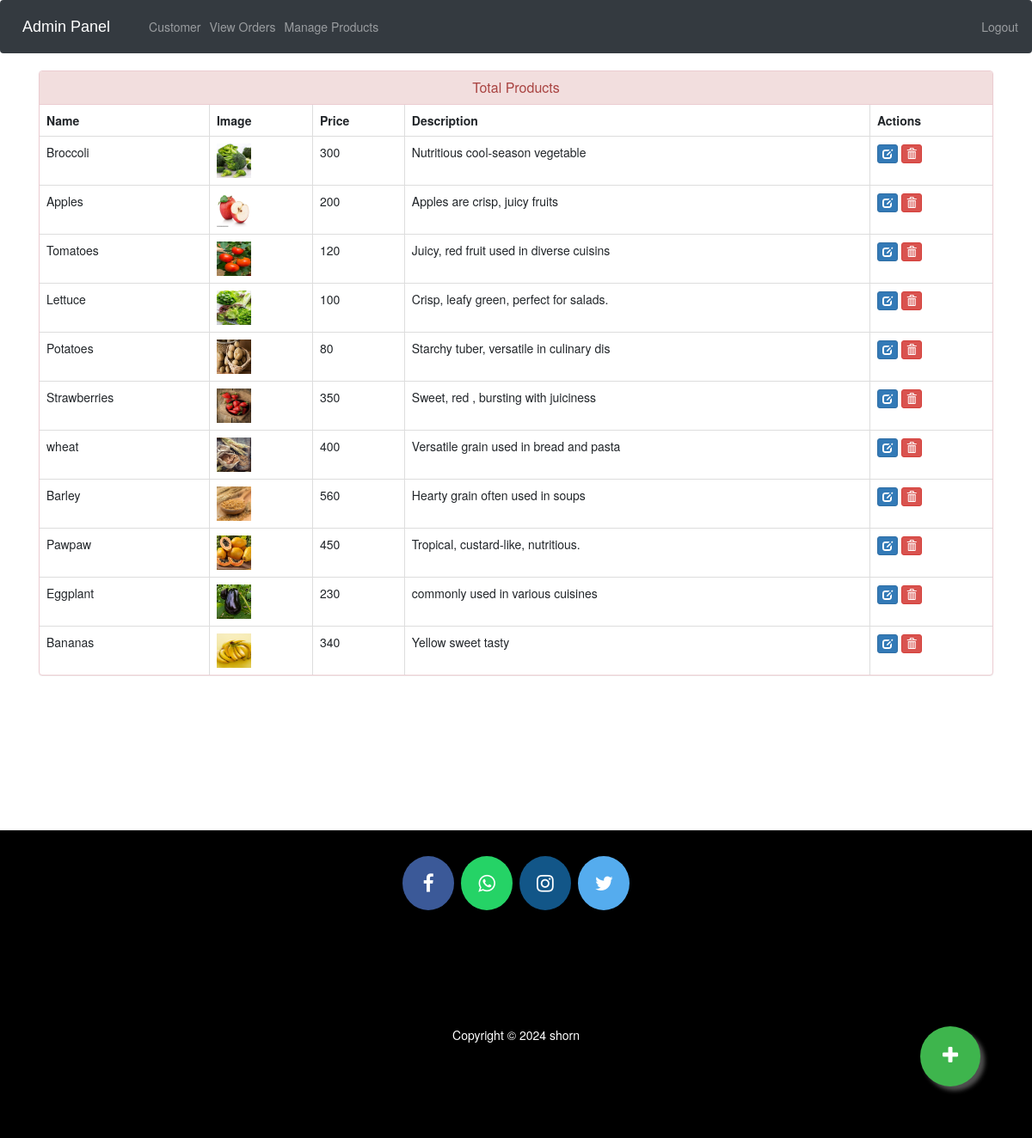
Screenshot of /admin-products (signed in) with the database file from the repository.
### agriculture/models.py (models this page shows, shortened)
class Product(models.Model):
    name=models.CharField(max_length=40)
    product_image= models.ImageField(upload_to='product_image/',null=True,blank=True)
    price = models.PositiveIntegerField()
    description=models.CharField(max_length=40)

### agriculture/views.py (the view)
# urls.py: path('admin-products', views.admin_products_view,name='admin-products'),
@login_required(login_url='adminlogin')
def admin_products_view(request):
    products=models.Product.objects.all()
    return render(request,'agriculture/admin_products.html',{'products':products})

### agriculture/templates/agriculture/admin_products.html (shortened to what this page needs)
{% extends 'agriculture/admin_base.html' %}
{% load static %}
{% block content %}
<head>
  <link href="//netdna.bootstrapcdn.com/bootstrap/3.0.0/css/bootstrap.min.css" rel="stylesheet" id="bootstrap-css">
</head>
<div class="container">
  <div class="panel panel-danger">
    <div class="panel-heading">
      <h6 class="panel-title">Total Products</h6>
    </div>
    <table class="table table-hover table-bordered" id="dev-table">
      <thead>
        <tr>
          <th>Name</th>
          <th>Image</th>
          <th>Price</th>
          <th>Description</th>
          <th>Actions</th>
        </tr>
      </thead>
      {% for p in products %}
  {% if p %}
      <tr>
        <td> {{p.name}}</td>
        <td> <img src="{% static p.product_image.url %}" alt="Profile Pic" height="40px" width="40px" /></td>
        <td>{{p.price}}</td>
        <td>{{p.description}}</td>
        <td><a class="btn btn-primary btn-xs" href="{% url 'update-product' p.id  %}"><span class="glyphicon glyphicon-edit"></span></a>
          <a class="btn btn-danger btn-xs" href="{% url 'delete-product' p.id  %}"><span class="glyphicon glyphicon-trash"></span></a></td>
      </tr>
      {%else%}
      <br><br><br>
      <h1>No Products!!</h1>
      {% endif %}
      {% endfor %}
    </table>
  </div>
</div>
<a href="/admin-add-product" class="float">
<i class="fa fa-plus my-float"></i>
</a>
{% endblock content %}

### agriculture/templates/agriculture/admin_base.html (shortened to what this page needs)
<!DOCTYPE html>
{% load static %}
<html lang="en">
<head>
  <link rel="stylesheet" href="https://stackpath.bootstrapcdn.com/bootstrap/4.3.1/css/bootstrap.min.css">
  <link rel="stylesheet" href="https://maxcdn.bootstrapcdn.com/font-awesome/4.7.0/css/font-awesome.min.css">
</head>
<body>
  <div class="bs-example">
    <nav class="navbar navbar-expand-md navbar-dark fixed-top" style="background:#343A40;">
      <a href="/" class="navbar-brand">Admin Panel</a>
      <div class="collapse navbar-collapse justify-content-between" id="navbarCollapse">
        <div class="navbar-nav">
          <a href="/view-customer" class="nav-item nav-link">Customer</a>
          <a href="/admin-view-booking" class="nav-item nav-link">View Orders</a>
          <a href="/admin-products" class="nav-item nav-link">Manage Products</a>
        </div>
        <div class="navbar-nav navbar-right">
          <a href="/logout" class="nav-item nav-link"> Logout</a>
        </div>
      </div>
    </nav>
  </div>
  {% block content %}
  {% endblock content %}
<br><br><br><br><br><br><br><br>
  <footer>
    <p>
      <a id="ftr" href="#" class="fa fa-facebook"></a>
      <a id="ftr" href="#" class="fa fa-whatsapp"></a>
      <a id="ftr" href="#" class="fa fa-instagram"></a>
      <a id="ftr" href="#" class="fa fa-twitter"></a>
    </p>
    <br>
    <div class="container">
      <div class="row">
        <div class="col-md-12 col-sm-12">
          <div style="color:#ffffff;" class="wow fadeInUp footer-copyright">
            <p>
              Copyright &copy; 2024 shorn </p>
          </div>
        </div>
      </div>
    </div>
  </footer>
</body>
</html>

### agriculture/templates/agriculture/admin_base.html (style rules this page uses)
.bs-example { margin: 0px; }
.navbar-brand { font-size: 20px; font-family: sans-serif; }
footer { padding: 0px 0px 0px 0px; background-color: black; margin: 0px; }
#ftr { padding: 20px; }
.fa { font-size: 23px; width: 60px; text-align: center; text-decoration: none; margin: 5px 2px; border-radius: 50%; }
.fa-facebook { background: #3B5998; color: white; margin-top: 30px; }
.fa-whatsapp { background: #25d366; color: white; }
.fa-twitter { background: #55ACEE; color: white; }
.fa-instagram { background: #125688; color: white; }
p { text-align: center; }

### agriculture/templates/agriculture/admin_products.html (style rules this page uses)
a:link { text-decoration: none; }
h6 { text-align: center; }
.row { margin: 100px; }
.float { position:fixed; width:70px; height:70px; bottom:60px; right:60px; background-color:#3eb54d; color:#FFF; border-radius:50px; text-align:center; box-shadow: 5px 5px 5px #505050; }
.my-float { margin-top:22px; }

### rows the page displays
Product: name "Broccoli", product_image (picture), price "300", description "Nutritious cool-season vegetable"
Product: name "Apples", product_image (picture), price "200", description "Apples are crisp, juicy fruits"
Product: name "Tomatoes", product_image (picture), price "120", description "Juicy, red fruit used in diverse cuisins"
Product: name "Lettuce", product_image (picture), price "100", description "Crisp, leafy green, perfect for salads."
Product: name "Potatoes", product_image (picture), price "80", description "Starchy tuber, versatile in culinary dis"
Product: name "Strawberries", product_image (picture), price "350", description "Sweet, red , bursting with juiciness"
Product: name "wheat", product_image (picture), price "400", description "Versatile grain used in bread and pasta"
Product: name "Barley", product_image (picture), price "560", description "Hearty grain often used in soups"
Product: name "Pawpaw", product_image (picture), price "450", description "Tropical, custard-like, nutritious."
Product: name "Eggplant", product_image (picture), price "230", description "commonly used in various cuisines"
Product: name "Bananas", product_image (picture), price "340", description "Yellow sweet tasty"
